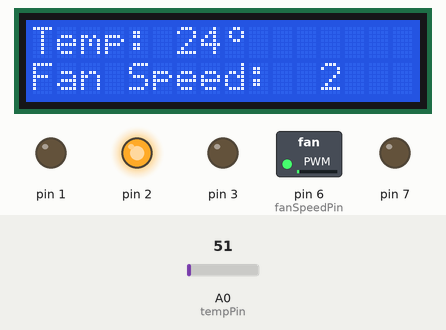
Recording of a sketch running on a simulated Arduino Uno, built with avr-gcc and run on an emulated ATmega328P. Parts: 16×2 character LCD, switched loads named in the sketch (green lamp = pin HIGH), output pins drawn as LEDs (lit = HIGH). The inputs (shaded band) are chosen by the test bench; at power-on: A0 (tempPin) = 51.

Above: at 1.2 s.
1.3 s: A0 (tempPin) set to 45
At 2.7 s:
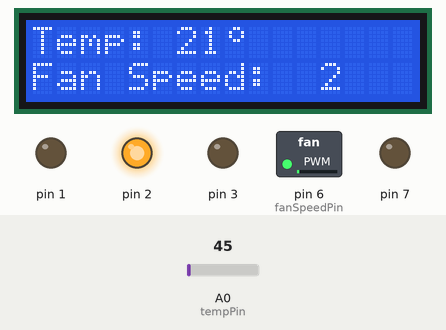
3.5 s: A0 (tempPin) set to 38
At 4.4 s:
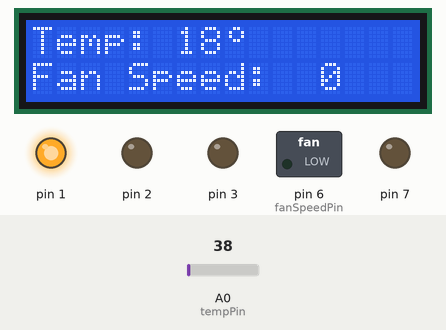
5.5 s: A0 (tempPin) set to 15
At 7.2 s:
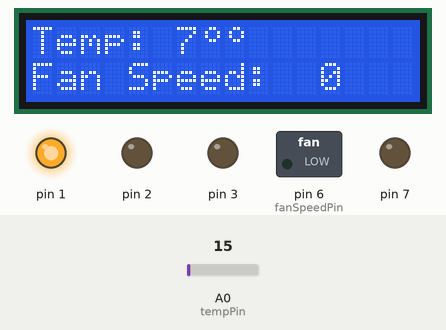
7.5 s: A0 (tempPin) set to 61
At 8.9 s:
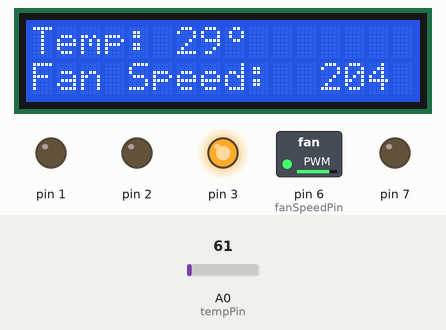
Timing chart, 0 to 10.5 s (numbered marks = the images above; inputs shaded):
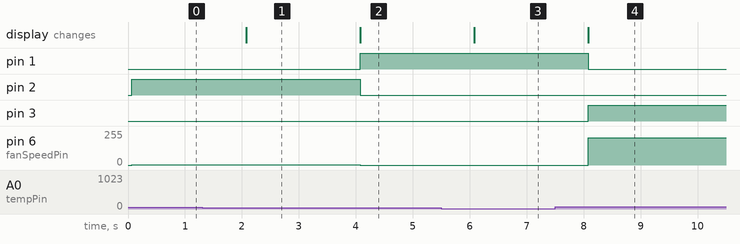

Measured:
- the behaviour switches between 41 and 40 on A0 (tempPin) (found by bisection; images 1 and 2)
- after the input at 1.3 s, the display: changes after 0.77 s (image 1)
- after the input at 3.5 s, pin 1: LOW → HIGH after 0.58 s; pin 2: HIGH → LOW after 0.58 s; pin 6 (fanSpeedPin): 2/255 → 0/255 after 0.58 s; the display: changes after 0.58 s (image 2)
- after the input at 5.5 s, the display: changes after 0.58 s (image 3)
- after the input at 7.5 s, pin 1: HIGH → LOW after 0.58 s; pin 3: LOW → HIGH after 0.58 s; pin 6 (fanSpeedPin): 0/255 → 204/255 after 0.58 s; the display: changes after 0.59 s (image 4)

The sketch:

code.ino
```cpp
#include <LiquidCrystal.h>
#include <Keypad.h>
const int rs = 13, en = 12, d4 = 11, d5 = 10, d6 = 9, d7 = 8;
LiquidCrystal lcd(rs, en, d4, d5, d6, d7);
int tempPin = 0;
int val;

short celcius;
char tempValue[16];
//Keypad
const byte ROWS = 4; // Four rows
const byte COLS = 4; // Four columns
char keys[ROWS][COLS] = {
  {'1','2','3','A'},
  {'4','5','6','B'},
  {'7','8','9','C'},
  {'*','0','#','D'}
};
byte rowPins[ROWS] = {5, 4, 0, A5}; // Connect to the row pinouts of the keypad
byte colPins[COLS] = {A4, A3, A2, A1}; // Connect to the column pinouts of the keypad

Keypad keypad = Keypad( makeKeymap(keys), rowPins, colPins, ROWS, COLS );

int upperThreshold = 30; // Default upper temperature threshold
int lowerThreshold = 20; // Default lower temperature threshold

enum State {
  HOME,
  SETUP,
  AMBIENT,
  HEAT,
  COLD,
  SET_UPPER_THRESHOLD,
  SET_LOWER_THRESHOLD
};

State currentState = HOME;
// Define custom character for the degree Celsius symbol
byte degreeSymbol[8] = {
  B00110,
  B01001,
  B01001,
  B00110,
  B00000,
  B00000,
  B00000,
  B00000
};

// Fan speed control variables
int fanSpeed = 0;
int fanSpeedPin = 6; // PWM pin for controlling fan speed

void setup() {
  pinMode(7, OUTPUT);
  pinMode(6, OUTPUT);
  pinMode(5, OUTPUT);
  pinMode(4, OUTPUT);
  pinMode(3, OUTPUT);
  pinMode(2, OUTPUT);
  pinMode(1, OUTPUT);
  pinMode(fanSpeedPin, OUTPUT); // Set fan speed pin as an OUTPUT
  analogWrite(fanSpeedPin, fanSpeed); // Initialize fan speed to 0
  lcd.createChar(0, degreeSymbol); // Define custom character at position 0
  lcd.begin(16, 2);
  lcd.setCursor(0, 0);
  lcd.print("Temp: ");
  lcd.setCursor(0, 1);
  lcd.print("Fan Speed:    ");
}

void loop() {
  Readtemp();

  // NORMAL TEMP
  if (celcius <= 25 && celcius >= 20) {
    fanSpeed = 2; // Set fan speed to 2 (minimum)
    analogWrite(fanSpeedPin, fanSpeed);
    digitalWrite(2, HIGH); // Green light
    digitalWrite(3, LOW); // Red Light
    digitalWrite(1, LOW); // Blue light
  }
  // HIGH TEMP
  else if (celcius > 25 && celcius < 30) {
    fanSpeed = map(celcius, 25, 30, 2, 255); // Gradually increase fan speed
    analogWrite(fanSpeedPin, fanSpeed);
    digitalWrite(2, LOW); // Green light
    digitalWrite(3, HIGH); // Red light
    digitalWrite(1, LOW); // Blue light
  }
  // MAX TEMP
  else if (celcius >= 30) {
    fanSpeed = 255; // Set fan speed to maximum
    analogWrite(fanSpeedPin, fanSpeed);
    digitalWrite(2, LOW); // Green light
    digitalWrite(3, HIGH); // Red light
    digitalWrite(1, LOW); // Blue light
  }
  // LOW TEMP
  else {
    fanSpeed = 0; // Set fan speed to 0
    analogWrite(fanSpeedPin, fanSpeed);
    digitalWrite(2, LOW); // Red light
    digitalWrite(3, LOW); // Green light
    digitalWrite(1, HIGH); // Blue light
  }

  // Update the fan speed display
  lcd.setCursor(12, 1);
  lcd.print("   "); // Clear fan speed value
  lcd.setCursor(12, 1);
  lcd.print(fanSpeed);

  delay(1000); // Add a delay to prevent flickering of display
}

void Readtemp() {
  lcd.setCursor(6, 0);
  lcd.print("  "); // Clear temperature value
  val = analogRead(tempPin);
  celcius = val * 4.88 / 10;
  lcd.setCursor(6, 0);
  lcd.print(celcius);
  lcd.write(byte(0)); // Display custom degree Celsius symbol
}
void setup0() {
  Serial.begin(9600);	/* Define baud rate for serial communication */
}

void loop0() {
  int adc_val;
  adc_val = analogRead(A1);	/* Read input from keypad */
  if (adc_val>850)
  {
    Serial.print("Key Pressed : ");
    Serial.println("0");
    delay(100);
  }
  else if ( adc_val>450  && adc_val<510)
  {
    Serial.print("Key Pressed : ");
    Serial.println("1");
    delay(100);
  }
  else if ( adc_val>300  && adc_val<350)
  {
    Serial.print("Key Pressed : ");
    Serial.println("2");
    delay(100);
  }
  else if ( adc_val>230  && adc_val<270)
  {
    Serial.print("Key Pressed : ");
    Serial.println("3");
    delay(100);
  }
  else if ( adc_val>160  && adc_val<180)
  {
    Serial.print("Key Pressed : ");
    Serial.println("4");
    delay(100);
  }
  else if ( adc_val>145  && adc_val<155)
  {
    Serial.print("Key Pressed : ");
    Serial.println("5");
    delay(100);
  }
  else if ( adc_val>125  && adc_val<135)
  {
    Serial.print("Key Pressed : ");
    Serial.println("6");
    delay(100);
  }
  else if ( adc_val>105  && adc_val<120)
  {
    Serial.print("Key Pressed : ");
    Serial.println("7");
    delay(100);
  }
  else if ( adc_val>92  && adc_val<99)
  {
    Serial.print("Key Pressed : ");
    Serial.println("8");
    delay(100);
  }
  else if ( adc_val>82  && adc_val<90)
  {
    Serial.print("Key Pressed : ");
    Serial.println("9");
    delay(100);
  }
  else if ( adc_val>77  && adc_val<81)
  {
    Serial.print("Key Pressed : ");
    Serial.println("A");
    delay(100);
  }
  else if ( adc_val>72  && adc_val<76)
  {
    Serial.print("Key Pressed : ");
    Serial.println("B");
    delay(100);
  }
  else if ( adc_val>63  && adc_val<68)
  {
    Serial.print("Key Pressed : ");
    Serial.println("C");
    delay(100);
  }
  else if ( adc_val>60  && adc_val<62)
  {
    Serial.print("Key Pressed : ");
    Serial.println("D");
    delay(100);
  }
  else if ( adc_val>57  && adc_val<59)
  {
    Serial.print("Key Pressed : ");
    Serial.println("E");
    delay(100);
  }
  else if( adc_val>52  && adc_val<56)
  {
    Serial.print("Key Pressed : ");
    Serial.println("F");
    delay(100);
  }
  else
  {

  }
  delay(100);
}
```
